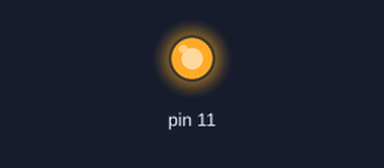
Simulated run of this sketch. Board: Arduino Uno, built with avr-gcc and run on an emulated ATmega328P. Parts: output pins drawn as LEDs (lit = HIGH).

Above: at 0.05 s.
At 1.5 s:
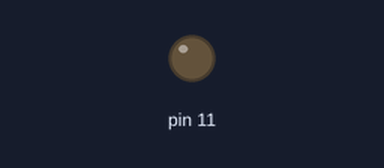
At 3.0 s:
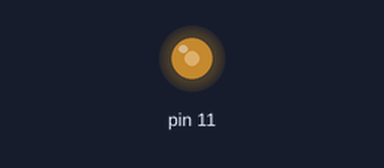
Timing chart, 0 to 6.9 s (numbered marks = the images above):
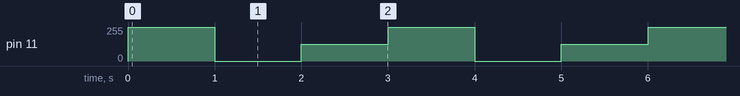

Measured:
- by itself, pin 11: repeats every 3.0 s: 0/255 1.0 s, 127/255 1.0 s, 255/255 1.0 s

The sketch:

Dimmen.ino
```cpp
void setup()
{
    pinMode(11, OUTPUT);
}

void loop()
{
    digitalWrite(11, HIGH);
    delay(1000);
    digitalWrite(11, LOW);
    delay(1000);
    analogWrite(11, 127);
    delay(1000);
}
```
